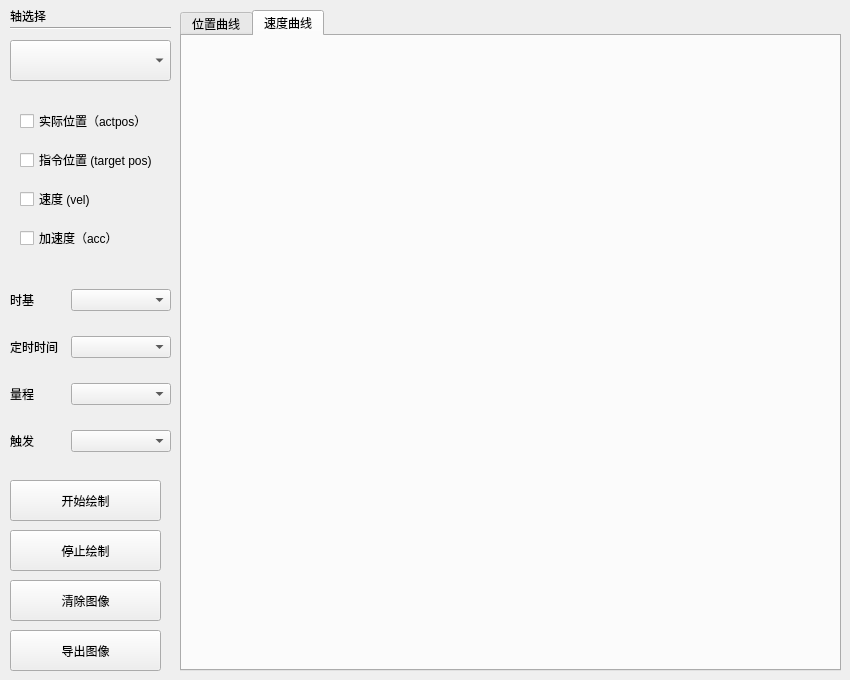
   <widget class="QWidget" name="page_Scope">
    <widget class="QTabWidget" name="tabWidget">
     <property name="geometry">
      <rect>
       <x>180</x>
       <y>10</y>
       <width>661</width>
       <height>661</height>
      </rect>
     </property>
     <property name="currentIndex">
      <number>1</number>
     </property>
     <widget class="QWidget" name="x_t">
      <attribute name="title">
       <string>位置曲线</string>
      </attribute>
      <widget class="QChartView" name="chartView" native="true">
       <property name="geometry">
        <rect>
         <x>9</x>
         <y>9</y>
         <width>631</width>
         <height>621</height>
        </rect>
       </property>
      </widget>
     </widget>
     <widget class="QWidget" name="x_v">
      <attribute name="title">
       <string>速度曲线</string>
      </attribute>
     </widget>
    </widget>
    <widget class="QWidget" name="verticalLayoutWidget">
     <property name="geometry">
      <rect>
       <x>20</x>
       <y>100</y>
       <width>147</width>
       <height>161</height>
      </rect>
     </property>
     <layout class="QVBoxLayout" name="verticalLayout_2">
      <item>
       <widget class="QCheckBox" name="checkBox_actpos">
        <property name="text">
         <string>实际位置（actpos）</string>
        </property>
       </widget>
      </item>
      <item>
       <widget class="QCheckBox" name="checkBox_targetpos">
        <property name="text">
         <string>指令位置 (target pos)</string>
        </property>
       </widget>
      </item>
      <item>
       <widget class="QCheckBox" name="checkBox_vel">
        <property name="text">
         <string>速度 (vel)</string>
        </property>
       </widget>
      </item>
      <item>
       <widget class="QCheckBox" name="checkBox_acc">
        <property name="text">
         <string>加速度（acc）</string>
        </property>
       </widget>
      </item>
     </layout>
    </widget>
    <widget class="Line" name="line">
     <property name="geometry">
      <rect>
       <x>10</x>
       <y>20</y>
       <width>161</width>
       <height>16</height>
      </rect>
     </property>
     <property name="orientation">
      <enum>Qt::Orientation::Horizontal</enum>
     </property>
    </widget>
    <widget class="QLabel" name="label_54">
     <property name="geometry">
      <rect>
       <x>10</x>
       <y>6</y>
       <width>101</width>
       <height>20</height>
      </rect>
     </property>
     <property name="text">
      <string>轴选择</string>
     </property>
    </widget>
    <widget class="QComboBox" name="comboBox_axischose">
     <property name="geometry">
      <rect>
       <x>10</x>
       <y>40</y>
       <width>161</width>
       <height>41</height>
      </rect>
     </property>
    </widget>
    <widget class="QPushButton" name="btn_begin_scope">
     <property name="geometry">
      <rect>
       <x>10</x>
       <y>480</y>
       <width>151</width>
       <height>41</height>
      </rect>
     </property>
     <property name="text">
      <string>开始绘制</string>
     </property>
    </widget>
    <widget class="QPushButton" name="btn_stop_scope">
     <property name="geometry">
      <rect>
       <x>10</x>
       <y>530</y>
       <width>151</width>
       <height>41</height>
      </rect>
     </property>
     <property name="text">
      <string>停止绘制</string>
     </property>
    </widget>
    <widget class="QPushButton" name="btn_clear_scope">
     <property name="geometry">
      <rect>
       <x>10</x>
       <y>580</y>
       <width>151</width>
       <height>41</height>
      </rect>
     </property>
     <property name="text">
      <string>清除图像</string>
     </property>
    </widget>
    <widget class="QPushButton" name="btn_out_scope">
     <property name="geometry">
      <rect>
       <x>10</x>
       <y>630</y>
       <width>151</width>
       <height>41</height>
      </rect>
     </property>
     <property name="text">
      <string>导出图像</string>
     </property>
    </widget>
    <widget class="QWidget" name="layoutWidget">
     <property name="geometry">
      <rect>
       <x>10</x>
       <y>270</y>
       <width>161</width>
       <height>201</height>
      </rect>
     </property>
     <layout class="QGridLayout" name="gridLayout_3">
      <item row="3" column="0">
       <widget class="QLabel" name="label_57">
        <property name="text">
         <string>触发</string>
        </property>
       </widget>
      </item>
      <item row="0" column="0">
       <widget class="QLabel" name="label_55">
        <property name="minimumSize">
         <size>
          <width>30</width>
          <height>0</height>
         </size>
        </property>
        <property name="text">
         <string>时基</string>
        </property>
       </widget>
      </item>
      <item row="2" column="1">
       <widget class="QComboBox" name="comboBox_posall"/>
      </item>
      <item row="3" column="1">
       <widget class="QComboBox" name="comboBox_trigger"/>
      </item>
      <item row="0" column="1">
       <widget class="QComboBox" name="comboBox_timebase">
        <property name="minimumSize">
         <size>
          <width>100</width>
          <height>0</height>
         </size>
        </property>
       </widget>
      </item>
      <item row="2" column="0">
       <widget class="QLabel" name="label_56">
        <property name="text">
         <string>量程</string>
        </property>
       </widget>
      </item>
      <item row="1" column="0">
       <widget class="QLabel" name="label_58">
        <property name="text">
         <string>定时时间</string>
        </property>
       </widget>
      </item>
      <item row="1" column="1">
       <widget class="QComboBox" name="comboBox_timeall"/>
      </item>
     </layout>
    </widget>
   </widget>
